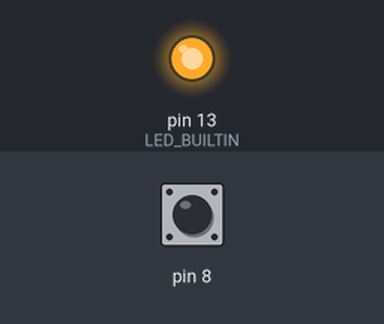
A sketch run on a simulated Arduino Uno, built with avr-gcc and run on an emulated ATmega328P. Parts: output pins drawn as LEDs (lit = HIGH). The test bench sets the inputs (shaded band); at power-on: pin 8 HIGH.

Above: at 1.2 s.
1.3 s: pin 8 pulled LOW for 0.15 s
At 1.37 s:
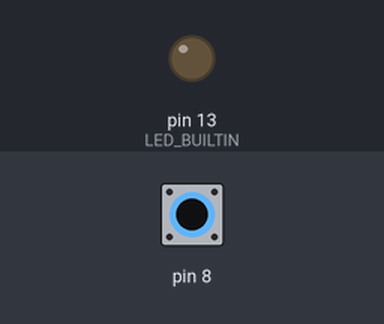
2.9 s: pin 8 pulled LOW for 3.2 s
At 7.4 s:
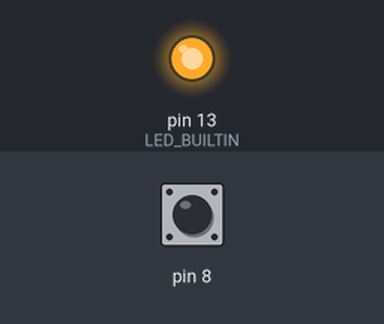
Timing chart, 0 to 8.9 s (numbered marks = the images above; inputs shaded):
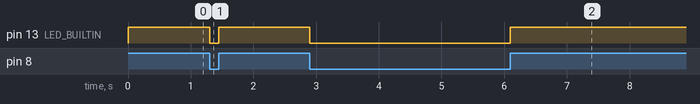

The sketch:

MWE_FloatSensorTest.ino
```cpp
void setup() {

  Serial.begin(9600);

  pinMode(LED_BUILTIN, OUTPUT);
  pinMode(8, INPUT_PULLUP);
}


void loop() {

  // Serial.println(digitalRead(13));

  // digitalWrite(LED_BUILTIN,HIGH);
  // delay(1000);
  // digitalWrite(LED_BUILTIN,LOW);
  // delay(1000);


  digitalWrite(LED_BUILTIN, digitalRead(8));

  // delay(1);

}
```

Measured:
- after the input at 1.3 s, pin 13 (LED_BUILTIN): HIGH → LOW at once, → HIGH 0.15 s later
- after the input at 2.9 s, pin 13 (LED_BUILTIN): HIGH → LOW at once, → HIGH 3.2 s later
